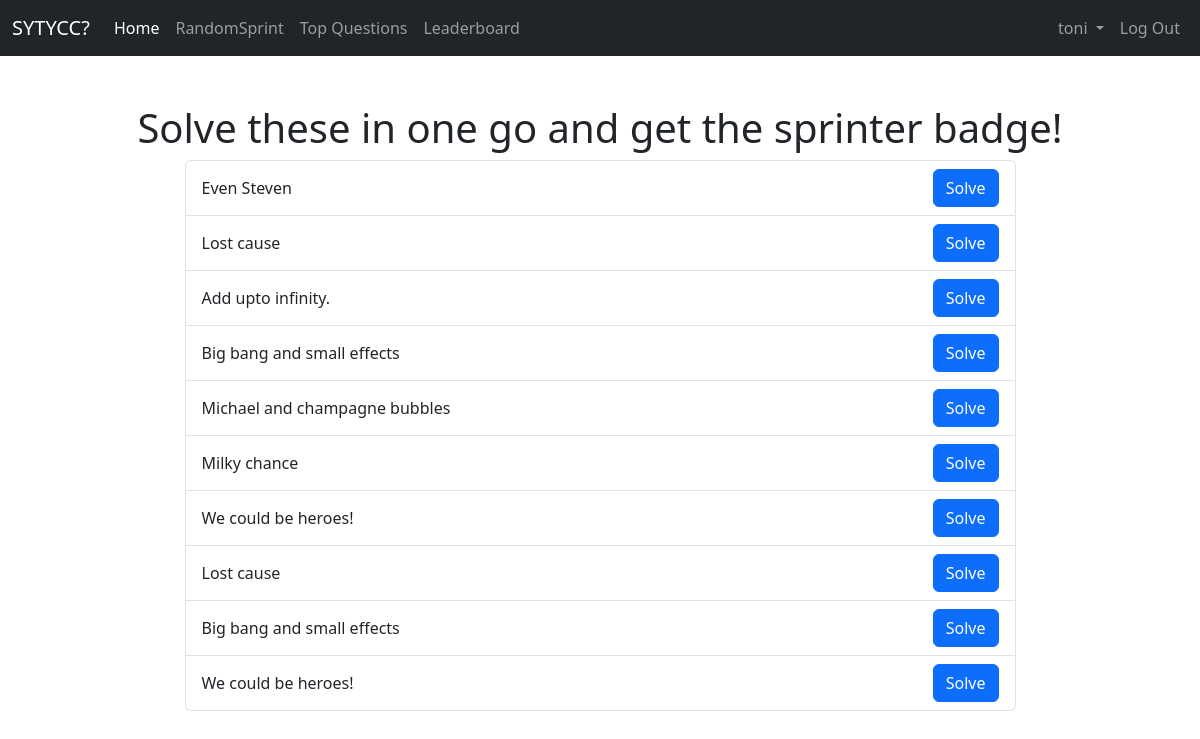
Screenshot of /random_sprint/ (signed in) with the database file from the repository.
### compiler/models.py (models this page shows)
class User(AbstractUser):
    institution = models.CharField(max_length=120)
    problems_solved = models.IntegerField(default=0)
    problems_added = models.IntegerField(default=0)
    problems_solved_easy = models.IntegerField(default=0)
    problems_solved_medium = models.IntegerField(default=0)
    problems_solved_hard = models.IntegerField(default=0)

class Problem(models.Model):
    author = models.ForeignKey(User, on_delete=models.CASCADE, blank=True, null=True)
    title = models.CharField(max_length=50)
    description = models.TextField(max_length=4000)
    difficulty = models.CharField(max_length=25)
    inputs = models.TextField(max_length=1000, blank=True, null=True)
    outputs = models.TextField(max_length=1000, blank=True, null=True)
    input_signature = models.JSONField(null=True, blank=True)
    output_type = models.CharField(max_length=50, null=True, blank=True)

### compiler/views.py (the view)
# urls.py: path('random_sprint/', views.random_sprint, name='random_sprint'),
def random_sprint(request):
    problem_set = Problem.objects.all()
    random_problems = []
    while len(random_problems) < 10:
        random_no = math.ceil(random.random()*30)
        problem = Problem.objects.get(id=random_no)
        if problem in random_problems:
            continue
        else:
            random_problems.append(problem)
    print(random_problems)
    return render(request, 'randomsprint.html', {'random_problems':random_problems})

### templates/randomsprint.html
{% extends 'base.html' %}
{% block content %}
  <h1>  Solve these in one go and get the sprinter badge!</h1>
  <div class="container text-center" >
    <div class="row justify-content-md-center">
            <div class="col-9">
                <ul class="list-group">
    {% for prob in random_problems %}
        <li class="list-group-item d-flex justify-content-between align-items-center"><span> {{prob.title}} </span>
        <span> <a class="btn btn-primary" href="/problems/{{prob.id}}"> Solve </a></span>
        </li>
    {% endfor %}
  </ul>
            </div>
    </div>
  </div>
{% endblock %}

### templates/base.html (shortened to what this page needs)
<!DOCTYPE html>
<html lang="en">
<head>
    <link href="https://cdn.jsdelivr.net/npm/bootstrap@5.3.3/dist/css/bootstrap.min.css" rel="stylesheet">
</head>
<body>
    <nav class="navbar sticky-top navbar-expand-lg bg-dark d-flex" data-bs-theme="dark">
      <div class="container-fluid">
        <a class="navbar-brand" href="#">SYTYCC?</a>
        <div class="collapse navbar-collapse" id="navbarNav">
          <ul class="navbar-nav">
            <li class="nav-item">
              <a class="nav-link active" aria-current="page" href="/index/">Home</a>
            </li>
            <li class="nav-item">
              <a class="nav-link" href="/random_sprint/">RandomSprint</a>
            </li>
            <li class="nav-item">
              <a class="nav-link" href="/top_problems_page/">Top Questions</a>
            </li>
            <li class="nav-item">
              <a class="nav-link" href="/leaderboard_page/"> Leaderboard </a>
            </li>
          </ul>
            <ul class="navbar-nav ms-auto">
        {% if user.is_authenticated %}
        <li class="nav-item dropdown">
          <a class="nav-link dropdown-toggle" href="#" id="navbarDarkDropdownMenuLink" role="button" data-bs-toggle="dropdown" aria-expanded="false">
            {{ user.username }}
          </a>
        </li>
        <li class="nav-item">
          <form action="/accounts/logout/" method="POST">
            <button class="btn btn-primary nav-link" type="submit"> Log Out </button>
          </form>
        </li>
        {% else %}
        <li class="nav-item">
          <a class="nav-link" href="/accounts/login"> Login </a>
        </li>
        {% endif %}
      </ul>
        </div>
      </div>
    </nav>
    <br>
        <div class="container-full container-fluid">
         <br>
        {% block content %}
        {% endblock %}
        </div>
</body>
</html>

### templates/base.html (style rules this page uses)
.container-full, container-fluid { width: 100%; text-align : center; }

### rows the page displays
User: username "toni"
Problem: title "Even Steven"
Problem: title "Lost cause"
Problem: title "Add upto infinity."
Problem: title "Big bang and small effects"
Problem: title "Michael and champagne bubbles"
Problem: title "Milky chance"
Problem: title "We could be heroes!"
Problem: title "Lost cause"
Problem: title "Big bang and small effects"
Problem: title "We could be heroes!"
